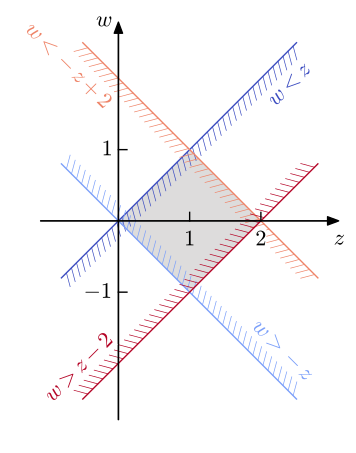

Here is the Python script that generated this plot:
import matplotlib.pyplot as plt
import numpy as np
from matplotlib import rc
import matplotlib.colors as colors
from matplotlib import cm
import math
from matplotlib.patches import Polygon


__author__ = 'ernesto'


def point_in_line_given_distance(m, n, d, x1, left_position=True):
    """
    Computes the coordinates of a point (x2, y2) of distance d of another point (x1, y1), both over a line
    y = mx + n
    :param m: line slope
    :param n: line cut with y axes
    :param d: distance
    :param x1: reference point over the line
    :param left_position: there are two solutions. select the returned solution
    :return: coordinates of the point
    """
    y1 = m * x1 + n
    A = m ** 2 + 1
    B = 2 * (m*n - m*y1 - x1)
    C = y1 ** 2 - d ** 2 + x1 ** 2 - 2 * n * y1 + n ** 2
    if left_position:
        x2 = np.amin(np.roots([A, B, C]))
    else:
        x2 = np.amax(np.roots([A, B, C]))
    y2 = m * x2 + n
    return x2, y2


def half_plane_ticks(x1, y1, x2, y2, left_position=True):
    # length of the line
    line_len = math.sqrt((x2 - x1) ** 2 + (y2 - y1) ** 2)
    # length of the proyection of ticks over the line
    ticks_len_x = ticks_len * math.cos(ticks_angle)
    # number of ticks in the line
    nticks = math.ceil((line_len - ticks_len_x) / ticks_sep)

    # line equation (y = mx + n)
    m = (y2 - y1) / (x2 - x1)
    n = -m * x1 + y1
    # x coordinates of beginning of ticks
    alpha = math.atan(m)
    xi = x1 + math.cos(alpha) * (ticks_len_x + ticks_sep * np.arange(nticks))

    # parallel line for the end of ticks
    # line perpendicular to the line for (x1, y1)
    mper = -1 / m
    nper = -mper * x1 + y1
    ticks_len_y = ticks_len * math.sin(ticks_angle)
    xp, yp = point_in_line_given_distance(mper, nper, ticks_len_y, x1, left_position=left_position)
    mt = m
    nt = -mt * xp + yp
    # x coordinates of the end of ticks
    xf = xp + + math.cos(alpha) * (ticks_sep * np.arange(nticks))
    return xi, xf, m*xi + n, mt*xf + nt


# if use latex or mathtext
rc('text', usetex=False)

# axis limits
w_min = -2.5
w_max = 2.5
z_min = -0.8
z_max = 2.8

delta_ax = 0.3
z_ax_max = z_max + delta_ax
z_ax_min = z_min - delta_ax
w_ax_max = w_max + delta_ax
w_ax_min = w_min - delta_ax
# font size
font_size = 16
# colors
c = [0, 0.2, 0.8, 1]
cNorm = colors.Normalize(vmin=0, vmax=1)
scalarMap = cm.ScalarMappable(norm=cNorm, cmap=cm.coolwarm)

# half-plane ticks parameters
ticks_sep = 0.1
ticks_len = 0.2
ticks_angle = math.pi/3

fig = plt.figure(1, figsize=(5, 5), frameon=False)
ax = fig.add_subplot(111)
plt.axis([z_ax_min, z_ax_max, w_ax_min, w_ax_max])
ax.set_aspect('equal', adjustable='box')


# axis arrows
plt.annotate("", xytext=(z_ax_min, 0), xycoords='data', xy=(z_ax_max, 0), textcoords='data',
             arrowprops=dict(width=0.2, headwidth=6, headlength=8, facecolor='black', shrink=0.002))
plt.annotate("", xytext=(0, w_ax_min), xycoords='data', xy=(0, w_ax_max), textcoords='data',
             arrowprops=dict(width=0.2, headwidth=6, headlength=8, facecolor='black', shrink=0.002))

# axis labels
plt.text(-0.08, w_ax_max, r'$w$', fontsize=font_size, ha='right', va='center')
plt.text(z_ax_max, -0.35, r'$z$', fontsize=font_size, ha='center', va='baseline')


# region 1
# region limit (w=z)
plt.plot([z_min, w_max], [z_min, w_max], color=scalarMap.to_rgba(c[0]))
xi, xf, yi, yf = half_plane_ticks(z_min, z_min, w_max, w_max, left_position=False)
plt.plot([xi, xf], [yi, yf], color=scalarMap.to_rgba(c[0]), lw=0.5)
plt.text(z_max-0.4, w_max-0.95, r'$w<z$', fontsize=font_size, ha='center', va='bottom', rotation=45,
         color=scalarMap.to_rgba(c[0]))

# region 2
# region limit (w=-z)
plt.plot([z_min, w_max], [-z_min, -w_max], color=scalarMap.to_rgba(c[1]))
xi, xf, yi, yf = half_plane_ticks(z_min, -z_min, w_max, -w_max, left_position=False)
plt.plot([xi, xf], [yi, yf], color=scalarMap.to_rgba(c[1]), lw=0.5)
plt.text(z_max-0.5, w_min+0.2, r'$w>-z$', fontsize=font_size, ha='center', va='bottom', rotation=-45,
         color=scalarMap.to_rgba(c[1]))

# region 3
# region limit (z+w=2)
plt.plot([2-w_max, z_max], [w_max, 2-z_max], color=scalarMap.to_rgba(c[2]))
xi, xf, yi, yf = half_plane_ticks(2-w_max, w_max, z_max, 2-z_max, left_position=True)
plt.plot([xi, xf], [yi, yf], color=scalarMap.to_rgba(c[2]), lw=0.5)
plt.text(-0.7, 1.5, r'$w<-z+2$', fontsize=font_size, ha='center', va='bottom', rotation=-45,
         color=scalarMap.to_rgba(c[2]), bbox=dict(facecolor='w', edgecolor='none', pad=0))

# region 4
# region limit (z-w=2)
plt.plot([2+w_min, z_max], [w_min, z_max-2], color=scalarMap.to_rgba(c[3]))
xi, xf, yi, yf = half_plane_ticks(2+w_min, w_min, z_max, z_max-2, left_position=True)
plt.plot([xi, xf], [yi, yf], color=scalarMap.to_rgba(c[3]), lw=0.5)
plt.text(z_min+0.25, w_min-0.1, r'$w>z-2$', fontsize=font_size, ha='center', va='bottom', rotation=45,
         color=scalarMap.to_rgba(c[3]), bbox=dict(facecolor='w', edgecolor='none', pad=0))

# ticks
tl = 0.12
# yticks and labels
plt.plot([0, tl], [1, 1], 'k')
plt.plot([0, tl], [-1, -1], 'k')
plt.text(-0.08, 1, r'$1$', fontsize=font_size, ha='right', va='center')
plt.text(-0.08, -1, r'$-1$', fontsize=font_size, ha='right', va='center')
# xticks and labels
plt.plot([2, 2], [0, tl], 'k')
plt.plot([1, 1], [0, tl], 'k')
plt.text(2, -0.35, r'$2$', fontsize=font_size, ha='center', va='baseline',
         bbox=dict(facecolor='w', edgecolor='none', pad=0))
plt.text(1, -0.35, r'$1$', fontsize=font_size, ha='center', va='baseline')

# filled region
vertices = np.array([[0, 0], [1, 1], [2, 0], [1, -1]])
ax.add_patch(Polygon(vertices, facecolor=scalarMap.to_rgba(0.5), edgecolor='none'))


plt.axis('off')
plt.savefig('joint_distribution_sum_sub_v3.pdf', bbox_inches='tight')

plt.show()
